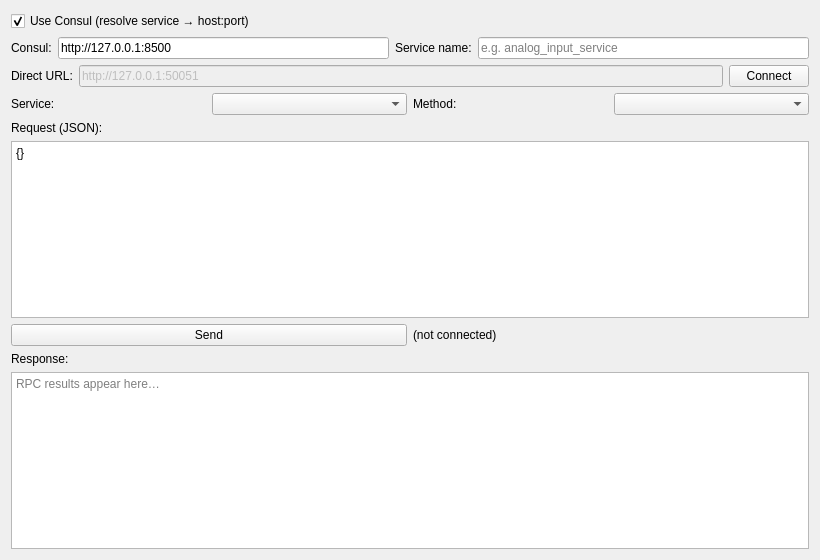
<?xml version="1.0" encoding="UTF-8"?>
<ui version="4.0">
 <class>MainWindow</class>
 <widget class="QWidget" name="MainWindow">
  <property name="geometry">
   <rect><x>0</x><y>0</y><width>820</width><height>560</height></rect>
  </property>
  <property name="windowTitle">
   <string>TestService (Qt Client)</string>
  </property>
  <layout class="QVBoxLayout" name="verticalLayout">
   <item>
    <layout class="QHBoxLayout" name="modeRow">
     <item>
      <widget class="QCheckBox" name="useConsul">
       <property name="text"><string>Use Consul (resolve service → host:port)</string></property>
       <property name="checked"><bool>true</bool></property>
      </widget>
     </item>
    </layout>
   </item>
   <item>
    <layout class="QHBoxLayout" name="consulRow">
     <item>
      <widget class="QLabel" name="consulUrlLabel">
       <property name="text"><string>Consul:</string></property>
      </widget>
     </item>
     <item>
      <widget class="QLineEdit" name="consulUrlEdit">
       <property name="text"><string>http://127.0.0.1:8500</string></property>
      </widget>
     </item>
     <item>
      <widget class="QLabel" name="serviceNameLabel">
       <property name="text"><string>Service name:</string></property>
      </widget>
     </item>
     <item>
      <widget class="QLineEdit" name="serviceNameEdit">
       <property name="placeholderText"><string>e.g. analog_input_service</string></property>
      </widget>
     </item>
    </layout>
   </item>
   <item>
    <layout class="QHBoxLayout" name="hostRow">
     <item>
      <widget class="QLabel" name="hostLabel">
       <property name="text"><string>Direct URL:</string></property>
      </widget>
     </item>
     <item>
      <widget class="QLineEdit" name="hostEdit">
       <property name="text"><string>http://127.0.0.1:50051</string></property>
       <property name="enabled"><bool>false</bool></property>
      </widget>
     </item>
     <item>
      <widget class="QPushButton" name="connectButton">
       <property name="text"><string>Connect</string></property>
      </widget>
     </item>
    </layout>
   </item>
   <item>
    <layout class="QHBoxLayout" name="pickRow">
     <item>
      <widget class="QLabel" name="serviceLabel">
       <property name="text"><string>Service:</string></property>
      </widget>
     </item>
     <item>
      <widget class="QComboBox" name="serviceCombo"/>
     </item>
     <item>
      <widget class="QLabel" name="methodLabel">
       <property name="text"><string>Method:</string></property>
      </widget>
     </item>
     <item>
      <widget class="QComboBox" name="methodCombo"/>
     </item>
    </layout>
   </item>
   <item>
    <widget class="QLabel" name="requestLabel">
     <property name="text"><string>Request (JSON):</string></property>
    </widget>
   </item>
   <item>
    <widget class="QPlainTextEdit" name="requestEdit">
     <property name="plainText"><string>{}</string></property>
     <property name="placeholderText"><string>JSON body matching the RPC's request message — e.g. {"channel": 0}</string></property>
    </widget>
   </item>
   <item>
    <layout class="QHBoxLayout" name="sendRow">
     <item>
      <widget class="QPushButton" name="sendButton">
       <property name="text"><string>Send</string></property>
      </widget>
     </item>
     <item>
      <widget class="QLabel" name="statusLabel">
       <property name="text"><string>(not connected)</string></property>
      </widget>
     </item>
    </layout>
   </item>
   <item>
    <widget class="QLabel" name="responseLabel">
     <property name="text"><string>Response:</string></property>
    </widget>
   </item>
   <item>
    <widget class="QTextEdit" name="responseEdit">
     <property name="readOnly"><bool>true</bool></property>
     <property name="placeholderText"><string>RPC results appear here…</string></property>
    </widget>
   </item>
  </layout>
 </widget>
 <resources/>
 <connections/>
</ui>
